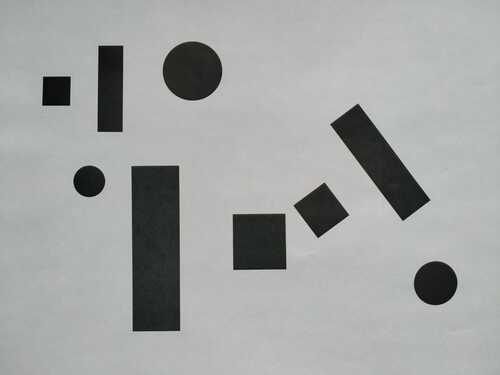
//> input picture Prácticas/Práctica 2: Histogramas, Bordes y Regiones/src/Opción 5: Contornos/contours.jpg, 500 x 375 px
$ ./main   (built with g++ and OpenCV 4)
//> lines starting //> are read from the running program, lines starting //| are printed output that depends on the picture; after the words box and inside, x2 and y2 are one past the last pixel; in counts of white or black regions, pixels touching at a corner belong together
//> further down, image is the input picture: 375 rows x 500 cols, CV_8UC3; mean B, G, R 163.2, 163.9, 162.1
#include <opencv2/highgui.hpp>
#include <opencv2/imgproc.hpp>
#include <iostream>
#include <cmath>

cv::Mat image;
int areaThreshold = 1000;

// isRectangle() function
// Determine if a contour is a rectangle (not a square)
bool
isRectangle(const std::vector<cv::Point>& approx)
{
    if (approx.size() != 4 || !cv::isContourConvex(approx))
        return false;

    std::vector<double> sides;
    for (int i = 0; i < 4; i++) {
        double side = cv::norm(approx[i] - approx[(i + 1) % 4]);
        sides.push_back(side);
    }

    double minSide = *std::min_element(sides.begin(), sides.end());
    double maxSide = *std::max_element(sides.begin(), sides.end());

    return (maxSide / minSide) > 1.2;
}

// drawRectangleContours() function
// Displays the outlines of rectangles and their number of pixels
void
drawRectangleContours(int, void*)
{
    // Create image variables
    cv::Mat gray, edges, gauss, result;
    int rectCount = 0;

    // Convert image to grayscale
    cv::cvtColor(image, gray, cv::COLOR_BGR2GRAY);

    // Gaussian blur
    cv::GaussianBlur(gray, gauss, cv::Size(5, 5), 0);

    // Image processing
    cv::Canny(gauss, edges, 50, 100, 3);
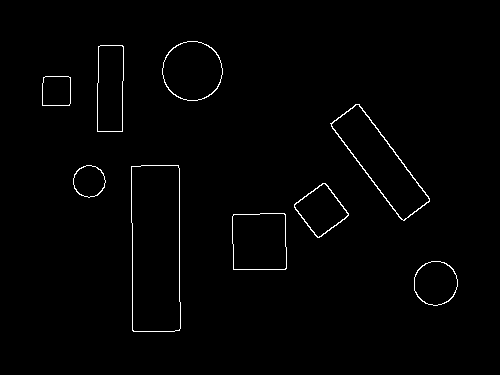
//> edges: 375 rows x 500 cols, CV_8UC1; 1.1% white in thin lines or dots, all inside (x1, y1, x2, y2) = (42, 41, 458, 332)

    // Contours
    std::vector<std::vector<cv::Point>> contours;
    std::vector<cv::Vec4i> hierarchy;
    cv::findContours(edges, contours, hierarchy, cv::RETR_TREE, cv::CHAIN_APPROX_SIMPLE);
//> contours = 18 contours; largest, box (x1, y1, x2, y2) and area: (131, 165, 181, 332) 7870, (131, 165, 181, 332) 7866, (330, 104, 430, 221) 4290, (331, 104, 430, 221) 4112, (232, 213, 287, 270) 2935

    result = image.clone();

    for (size_t i = 0; i < contours.size(); i++) {
        double area = cv::contourArea(contours[i]);
        if (area > areaThreshold) {
            std::vector<cv::Point> approx;
            cv::approxPolyDP(contours[i], approx, cv::arcLength(contours[i], true) * 0.02, true);

            if (isRectangle(approx)) {

                // Drawing contours
                // iterate through all the top-level contours,
                // draw each connected component with its own random color
                // If for the contour i there are no next, previous, parent, or nested contours, the corresponding elements of hierarchy[i] will be negative.
                cv::Scalar color(rand() & 255, rand() & 255, rand() & 255);
                cv::drawContours(result, contours, (int)i, color, 2);

                // Calculate moments
                cv::Moments m = cv::moments(contours[i]);
                if (m.m00 != 0) {
                    int cx = (int)(m.m10 / m.m00);
                    int cy = (int)(m.m01 / m.m00);
                    cv::circle(result, cv::Point(cx, cy), 5, color, -1);
                    cv::putText(result, std::to_string((int)area), cv::Point(cx + 10, cy + 10),
                            cv::FONT_HERSHEY_SIMPLEX, 0.5, color);
                }
                rectCount++;
            }
        }
    }
//> this loop made 18 passes
//> (area, approx, cx, cy) on passes 15 to 16: (2146, 4 Points (x, y): [100, 45], [97, 131], [122, 131], [123, 46], 109, 88), (2143, 4 Points (x, y): [100, 45], [123, 47], [121, 131], [97, 130], 109, 88)
//> (area, cx, cy) on passes 7, 8, 11, 12: (7869.5, 155, 247), (7866.5, 155, 247), (4290, 379, 161), (4112.5, 379, 161)
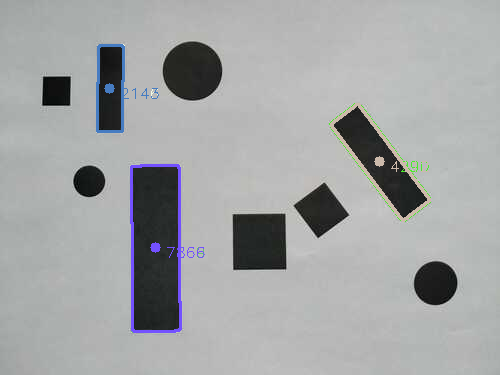
//> result: 375 rows x 500 cols, CV_8UC3; 2.02% of pixels changed, all inside (x1, y1, x2, y2) = (96, 44, 431, 333)
//> after the loop, rectCount = 6

    // Write text in an image
    cv::putText(result, "Rectangles: " + std::to_string(rectCount), cv::Point(10, 20),
            cv::FONT_HERSHEY_SIMPLEX, 0.5, cv::Scalar(0, 0, 255));
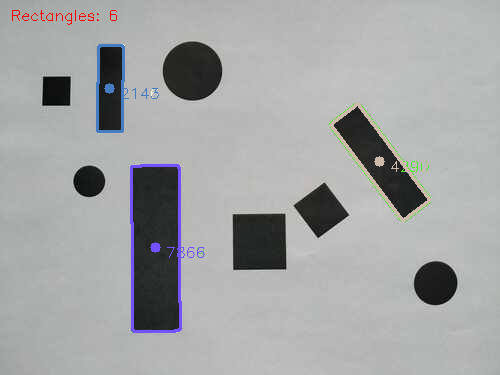
//> result: 375 rows x 500 cols, CV_8UC3; 0.13% of pixels changed, all inside (x1, y1, x2, y2) = (12, 10, 117, 25)

    // Show results
    cv::imshow("OPTION 5", result);
}

// main() function
// Main function of the program
int
main()
{
    // Read image
    image = cv::imread("contours.jpg", cv::IMREAD_COLOR);

    // Check if image is loaded fine
    if (image.empty()) {
        std::cout << "Error: No se pudo cargar la imagen!" << std::endl;
        return -1;
    }

    // Show results
    cv::namedWindow("OPTION 5", cv::WINDOW_AUTOSIZE);
    cv::createTrackbar("Area [0-20k]", "OPTION 5", &areaThreshold, 20000, drawRectangleContours);
    drawRectangleContours(0, 0);

    // Wait to press a key
    cv::waitKey(0);
    return 0;
}
